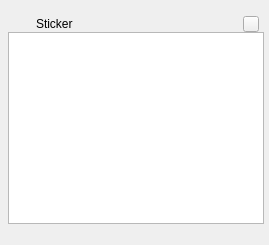
  <widget class="QDockWidget" name="dockWidget_sticker">
   <property name="floating">
    <bool>false</bool>
   </property>
   <property name="windowTitle">
    <string>Sticker</string>
   </property>
   <attribute name="dockWidgetArea">
    <number>2</number>
   </attribute>
   <widget class="QWidget" name="dockWidgetContents_2">
    <layout class="QVBoxLayout" name="verticalLayout_12">
     <property name="spacing">
      <number>0</number>
     </property>
     <property name="leftMargin">
      <number>8</number>
     </property>
     <property name="topMargin">
      <number>8</number>
     </property>
     <property name="rightMargin">
      <number>5</number>
     </property>
     <property name="bottomMargin">
      <number>5</number>
     </property>
     <item>
      <widget class="QWidget" name="verticalWidget_titlebar_sticker" native="true">
       <layout class="QVBoxLayout" name="verticalLayout_18">
        <property name="spacing">
         <number>0</number>
        </property>
        <property name="leftMargin">
         <number>8</number>
        </property>
        <property name="topMargin">
         <number>8</number>
        </property>
        <property name="rightMargin">
         <number>5</number>
        </property>
        <property name="bottomMargin">
         <number>0</number>
        </property>
        <item>
         <widget class="QWidget" name="horizontalWidget_titlebar_sticker" native="true">
          <layout class="QHBoxLayout" name="horizontalLayout_titlebar_concept_4">
           <property name="spacing">
            <number>4</number>
           </property>
           <property name="leftMargin">
            <number>0</number>
           </property>
           <property name="topMargin">
            <number>0</number>
           </property>
           <property name="rightMargin">
            <number>0</number>
           </property>
           <property name="bottomMargin">
            <number>0</number>
           </property>
           <item>
            <widget class="MyDockTitleLabel" name="label_sticker_icon">
             <property name="sizePolicy">
              <sizepolicy hsizetype="Fixed" vsizetype="Fixed">
               <horstretch>0</horstretch>
               <verstretch>0</verstretch>
              </sizepolicy>
             </property>
             <property name="maximumSize">
              <size>
               <width>16</width>
               <height>16</height>
              </size>
             </property>
             <property name="text">
              <string/>
             </property>
             <property name="pixmap">
              <pixmap resource="resource.qrc">:/icon/coffee.svg</pixmap>
             </property>
             <property name="scaledContents">
              <bool>true</bool>
             </property>
            </widget>
           </item>
           <item>
            <widget class="QLabel" name="label_titlebar_sticker">
             <property name="text">
              <string>Sticker</string>
             </property>
            </widget>
           </item>
           <item>
            <widget class="QPushButton" name="pushButton_sticker_close">
             <property name="sizePolicy">
              <sizepolicy hsizetype="Maximum" vsizetype="Preferred">
               <horstretch>0</horstretch>
               <verstretch>0</verstretch>
              </sizepolicy>
             </property>
             <property name="minimumSize">
              <size>
               <width>16</width>
               <height>16</height>
              </size>
             </property>
             <property name="maximumSize">
              <size>
               <width>16</width>
               <height>16</height>
              </size>
             </property>
             <property name="styleSheet">
              <string notr="true"/>
             </property>
             <property name="text">
              <string/>
             </property>
             <property name="icon">
              <iconset resource="resource.qrc">
               <normaloff>:/icon/x-circle.svg</normaloff>:/icon/x-circle.svg</iconset>
             </property>
             <property name="iconSize">
              <size>
               <width>16</width>
               <height>16</height>
              </size>
             </property>
             <property name="flat">
              <bool>false</bool>
             </property>
            </widget>
           </item>
          </layout>
         </widget>
        </item>
       </layout>
      </widget>
     </item>
     <item>
      <widget class="QPlainTextEdit" name="plainTextEdit_sticker"/>
     </item>
     <item>
      <widget class="QFrame" name="horizontalFrame_sticker">
       <layout class="QHBoxLayout" name="horizontalLayout_sizegrip_concept_4">
        <property name="spacing">
         <number>0</number>
        </property>
        <property name="leftMargin">
         <number>0</number>
        </property>
        <property name="topMargin">
         <number>0</number>
        </property>
        <property name="rightMargin">
         <number>0</number>
        </property>
        <property name="bottomMargin">
         <number>0</number>
        </property>
        <item>
         <widget class="QLabel" name="label_sizegrip_sticker">
          <property name="sizePolicy">
           <sizepolicy hsizetype="MinimumExpanding" vsizetype="Preferred">
            <horstretch>0</horstretch>
            <verstretch>0</verstretch>
           </sizepolicy>
          </property>
          <property name="text">
           <string/>
          </property>
         </widget>
        </item>
        <item>
         <widget class="QFrame" name="frame_sizegrip_sticker">
          <property name="minimumSize">
           <size>
            <width>16</width>
            <height>16</height>
           </size>
          </property>
          <property name="frameShape">
           <enum>QFrame::NoFrame</enum>
          </property>
         </widget>
        </item>
       </layout>
      </widget>
     </item>
    </layout>
   </widget>
  </widget>
